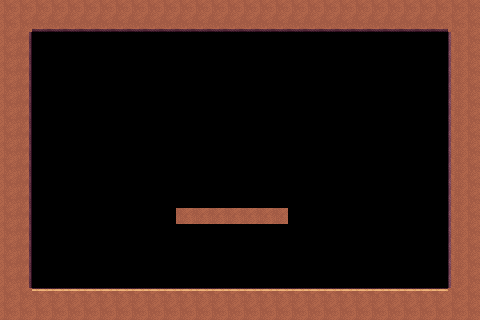

Below is a game level as drawn by its tile map, then a one-line description and the .tmx file that defines it, in full:
An orthogonal 30x20 tile map with 16x16 px tiles, 2 tile layers (ground, TestLayer) and 2 objects.

<map version="1.10" tiledversion="1.11.2" orientation="orthogonal" renderorder="right-down" width="30" height="20" tilewidth="16" tileheight="16" infinite="0" nextlayerid="5" nextobjectid="4">
 <tileset firstgid="1" name="Inca_front_by_Kronbits-extended" tilewidth="16" tileheight="16" tilecount="280" columns="20">
  <image source="../assets/tiles/Inca_front_by_Kronbits-extended.png" width="320" height="224" />
 </tileset>
 <layer id="1" name="ground" width="30" height="20">
  <data encoding="csv">
32,32,32,32,32,32,32,32,32,32,32,32,32,32,32,32,32,32,32,32,32,32,32,32,32,32,32,32,32,32,
32,32,72,72,72,72,72,72,72,72,72,72,72,72,72,72,72,72,72,72,72,72,72,72,72,72,72,72,32,32,
32,34,0,0,0,0,0,0,0,0,0,0,0,0,0,0,0,0,0,0,0,0,0,0,0,0,0,0,31,32,
32,34,0,0,0,0,0,0,0,0,0,0,0,0,0,0,0,0,0,0,0,0,0,0,0,0,0,0,31,32,
32,34,0,0,0,0,0,0,0,0,0,0,0,0,0,0,0,0,0,0,0,0,0,0,0,0,0,0,31,32,
32,34,0,0,0,0,0,0,0,0,0,0,0,0,0,0,0,0,0,0,0,0,0,0,0,0,0,0,31,32,
32,34,0,0,0,0,0,0,0,0,0,0,0,0,0,0,0,0,0,0,0,0,0,0,0,0,0,0,31,32,
32,34,0,0,0,0,0,0,0,0,0,0,0,0,0,0,0,0,0,0,0,0,0,0,0,0,0,0,31,32,
32,34,0,0,0,0,0,0,0,0,0,0,0,0,0,0,0,0,0,0,0,0,0,0,0,0,0,0,31,32,
32,34,0,0,0,0,0,0,0,0,0,0,0,0,0,0,0,0,0,0,0,0,0,0,0,0,0,0,31,32,
32,34,0,0,0,0,0,0,0,0,0,0,0,0,0,0,0,0,0,0,0,0,0,0,0,0,0,0,31,32,
32,34,0,0,0,0,0,0,0,0,0,0,0,0,0,0,0,0,0,0,0,0,0,0,0,0,0,0,31,32,
32,34,0,0,0,0,0,0,0,0,0,0,0,0,0,0,0,0,0,0,0,0,0,0,0,0,0,0,31,32,
32,34,0,0,0,0,0,0,0,0,0,0,0,0,0,0,0,0,0,0,0,0,0,0,0,0,0,0,31,32,
32,34,0,0,0,0,0,0,0,0,0,0,0,0,0,0,0,0,0,0,0,0,0,0,0,0,0,0,31,32,
32,34,0,0,0,0,0,0,0,0,0,0,0,0,0,0,0,0,0,0,0,0,0,0,0,0,0,0,31,32,
32,34,0,0,0,0,0,0,0,0,0,0,0,0,0,0,0,0,0,0,0,0,0,0,0,0,0,0,31,32,
32,34,0,0,0,0,0,0,0,0,0,0,0,0,0,0,0,0,0,0,0,0,0,0,0,0,0,0,31,32,
32,32,12,12,12,12,12,12,12,12,12,12,12,12,12,12,12,12,12,12,12,12,12,12,12,12,12,12,32,32,
32,32,32,32,32,32,32,32,32,32,32,32,32,32,32,32,32,32,32,32,32,32,32,32,32,32,32,32,32,32
</data>
 </layer>
 <objectgroup id="3" name="Entities">
  <object id="1" template="../assets/templates/Exit.tx" x="352" y="256" />
  <object id="3" template="../assets/templates/Entrance.tx" x="64" y="256" />
 </objectgroup>
 <layer id="4" name="TestLayer" width="30" height="20">
  <properties>
   <property name="PhysicsLayer" value="Platform" />
  </properties>
  <data encoding="csv">
0,0,0,0,0,0,0,0,0,0,0,0,0,0,0,0,0,0,0,0,0,0,0,0,0,0,0,0,0,0,
0,0,0,0,0,0,0,0,0,0,0,0,0,0,0,0,0,0,0,0,0,0,0,0,0,0,0,0,0,0,
0,0,0,0,0,0,0,0,0,0,0,0,0,0,0,0,0,0,0,0,0,0,0,0,0,0,0,0,0,0,
0,0,0,0,0,0,0,0,0,0,0,0,0,0,0,0,0,0,0,0,0,0,0,0,0,0,0,0,0,0,
0,0,0,0,0,0,0,0,0,0,0,0,0,0,0,0,0,0,0,0,0,0,0,0,0,0,0,0,0,0,
0,0,0,0,0,0,0,0,0,0,0,0,0,0,0,0,0,0,0,0,0,0,0,0,0,0,0,0,0,0,
0,0,0,0,0,0,0,0,0,0,0,0,0,0,0,0,0,0,0,0,0,0,0,0,0,0,0,0,0,0,
0,0,0,0,0,0,0,0,0,0,0,0,0,0,0,0,0,0,0,0,0,0,0,0,0,0,0,0,0,0,
0,0,0,0,0,0,0,0,0,0,0,0,0,0,0,0,0,0,0,0,0,0,0,0,0,0,0,0,0,0,
0,0,0,0,0,0,0,0,0,0,0,0,0,0,0,0,0,0,0,0,0,0,0,0,0,0,0,0,0,0,
0,0,0,0,0,0,0,0,0,0,0,0,0,0,0,0,0,0,0,0,0,0,0,0,0,0,0,0,0,0,
0,0,0,0,0,0,0,0,0,0,0,0,0,0,0,0,0,0,0,0,0,0,0,0,0,0,0,0,0,0,
0,0,0,0,0,0,0,0,0,0,0,0,0,0,0,0,0,0,0,0,0,0,0,0,0,0,0,0,0,0,
0,0,0,0,0,0,0,0,0,0,0,52,52,52,52,52,52,52,0,0,0,0,0,0,0,0,0,0,0,0,
0,0,0,0,0,0,0,0,0,0,0,0,0,0,0,0,0,0,0,0,0,0,0,0,0,0,0,0,0,0,
0,0,0,0,0,0,0,0,0,0,0,0,0,0,0,0,0,0,0,0,0,0,0,0,0,0,0,0,0,0,
0,0,0,0,0,0,0,0,0,0,0,0,0,0,0,0,0,0,0,0,0,0,0,0,0,0,0,0,0,0,
0,0,0,0,0,0,0,0,0,0,0,0,0,0,0,0,0,0,0,0,0,0,0,0,0,0,0,0,0,0,
0,0,0,0,0,0,0,0,0,0,0,0,0,0,0,0,0,0,0,0,0,0,0,0,0,0,0,0,0,0,
0,0,0,0,0,0,0,0,0,0,0,0,0,0,0,0,0,0,0,0,0,0,0,0,0,0,0,0,0,0
</data>
 </layer>
</map>
